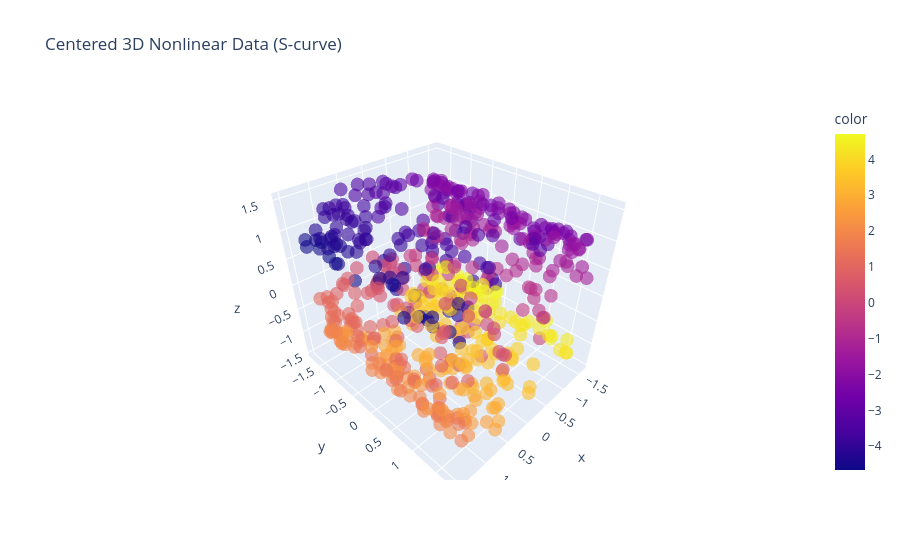
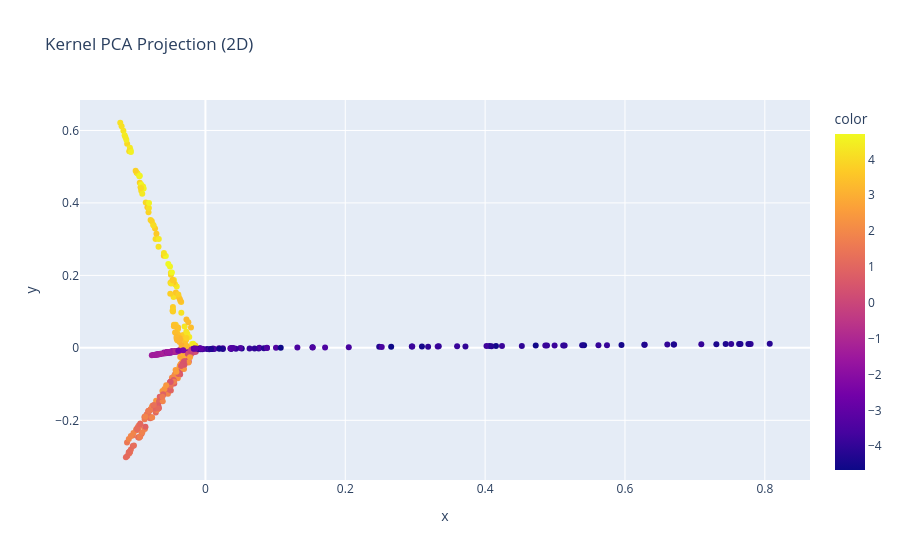
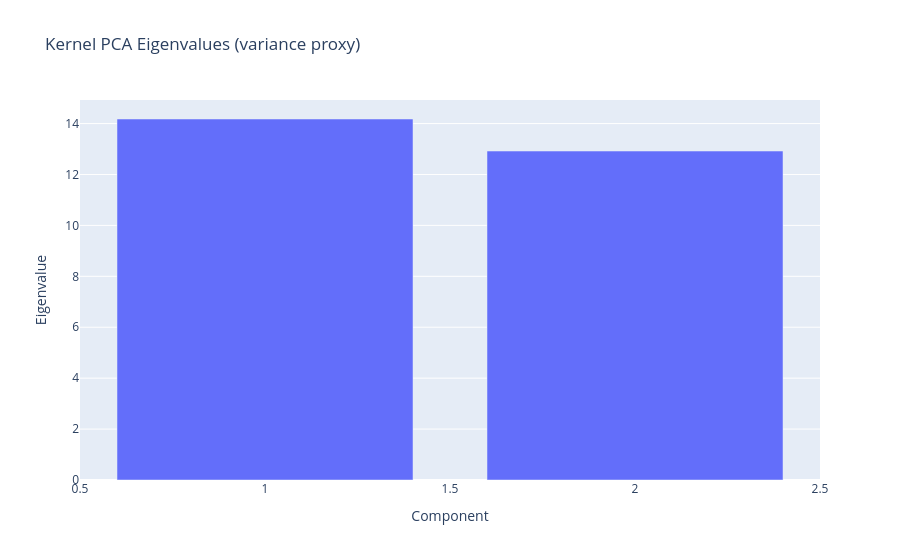

The code cell stored with these charts, in order, in its notebook:
### Markdown cell above
<a class="anchor" id="library"></a>
# 7. kernel PCA library

```python
# 1. Import Kernel PCA
from sklearn.decomposition import KernelPCA

kpca1 = KernelPCA(
    n_components=2,
    kernel="rbf", # "linear", "poly", "sigmoid", "cosine", "precomputed"
    gamma=0.1,
    degree=3,
    coef0=1,
    fit_inverse_transform=True
)

X_kpca = kpca1.fit_transform(X)
kpca1.eigenvalues_   # eigenvalues (variance proxy)
kpca1.eigenvectors_  # eigenvectors in kernel space (if available in version)


# 2. Available Kernels
KernelPCA(kernel="linear")
KernelPCA(kernel="rbf")
KernelPCA(kernel="poly")
KernelPCA(kernel="sigmoid")
KernelPCA(kernel="cosine")


# 3. RBF Kernel PCA (most common)
kpca2 = KernelPCA(
    n_components=2,
    kernel="rbf",
    gamma=0.5
)

X_kpca = kpca2.fit_transform(X)


# 4. Polynomial Kernel PCA
kpca3 = KernelPCA(
    n_components=2,
    kernel="poly",
    degree=3,
    gamma=1,
    coef0=1
)

X_kpca = kpca3.fit_transform(X)


# 5. Approx "explained variance" (via eigenvalues)
import numpy as np

kpca4 = KernelPCA(kernel="rbf")
X_kpca = kpca4.fit_transform(X)

kpca4.lambdas_ # proxy for variance per component


# 6. Inverse Transform (approx reconstruction)
kpca5 = KernelPCA(
    n_components=2,
    kernel="rbf",
    fit_inverse_transform=True
)

X_kpca = kpca5.fit_transform(X)
X_reconstructed = kpca5.inverse_transform(X_kpca)


# 7. Pipeline (recommended)
from sklearn.pipeline import Pipeline
from sklearn.preprocessing import StandardScaler

pipeline = Pipeline([
    ("scaler", StandardScaler()),
    ("kpca", KernelPCA(n_components=2, kernel="rbf"))
])

X_pipeline = pipeline.fit_transform(X)


# 8. Kernel PCA + Classification
from sklearn.svm import SVC

pipeline2 = Pipeline([
    ("scaler", StandardScaler()),
    ("kpca", KernelPCA(n_components=2, kernel="rbf")),
    ("clf", SVC())
])

pipeline2.fit(X, y)
pipeline2.score(X, y)


# 9. Kernel PCA for Visualization (2D)
import matplotlib.pyplot as plt

kpca9 = KernelPCA(n_components=2, kernel="rbf")
X_2d = kpca9.fit_transform(X)

plt.scatter(X_2d[:, 0], X_2d[:, 1], c=y)
plt.xlabel("PC1 (Kernel)")
plt.ylabel("PC2 (Kernel)")
plt.title("Kernel PCA Projection")
plt.show()


# 10. Tune gamma (RBF kernel sensitivity)
scores = []

for g in [0.01, 0.1, 1, 10]:
    kpca = KernelPCA(n_components=2, kernel="rbf", gamma=g)
    X_k = kpca.fit_transform(X)
    scores.append(X_k.shape)

print(scores)


# 11. Kernel PCA on Toy Nonlinear Data
from sklearn.datasets import make_circles

X, y = make_circles(n_samples=200, factor=0.3, noise=0.05)

kpca11 = KernelPCA(n_components=2, kernel="rbf", gamma=10)
X_kpca = kpca11.fit_transform(X)
```

### Code cell
# 1. Nonlinear 3D dataset (S-curve)
X, y = make_s_curve(n_samples=600, noise=0.05, random_state=42) # y not relevant but nice for colors

# center + scale
scaler = StandardScaler()
X_scaled = scaler.fit_transform(X)


# 2. Kernel PCA
kpca = KernelPCA(n_components=2,kernel="rbf",gamma=5,eigen_solver="auto")

X_kpca = kpca.fit_transform(X_scaled)

# eigenvalues (variance proxy)
eigvals = kpca.eigenvalues_


# 3. 3D scatter (centered data)
fig3d = px.scatter_3d(x=X_scaled[:, 0],y=X_scaled[:, 1],z=X_scaled[:, 2],opacity=0.6,color=y,title="Centered 3D Nonlinear Data (S-curve)")
fig3d.show()


# 4. 2D Kernel PCA projection
fig2d = px.scatter(x=X_kpca[:, 0],y=X_kpca[:, 1],color=y,title="Kernel PCA Projection (2D)")
fig2d.show()

# 5. Eigenvalues plot (importance of components)
fig_ev = px.bar(x=[1, 2],y=eigvals,labels={"x": "Component", "y": "Eigenvalue"},title="Kernel PCA Eigenvalues (variance proxy)")
fig_ev.show()

### Figure 1 — Plotly figure (JSON) as saved in the notebook; plotly's stock layout.template omitted (floating-point values rounded to 4 significant figures; data arrays with more than 128 entries replaced by an {"elided": "..."} marker saying what was removed)
{"data": [{"hovertemplate": "x=%{x}<br>y=%{y}<br>z=%{z}<br>color=%{marker.color}<extra></extra>", "legendgroup": "", "marker": {"color": {"elided": "600 float values"}, "coloraxis": "coloraxis", "opacity": 0.6, "symbol": "circle"}, "mode": "markers", "name": "", "scene": "scene", "showlegend": false, "type": "scatter3d", "x": {"elided": "600 float values"}, "y": {"elided": "600 float values"}, "z": {"elided": "600 float values"}}], "layout": {"coloraxis": {"colorbar": {"title": {"text": "color"}}, "colorscale": [[0, "#0d0887"], [0.1111, "#46039f"], [0.2222, "#7201a8"], [0.3333, "#9c179e"], [0.4444, "#bd3786"], [0.5556, "#d8576b"], [0.6667, "#ed7953"], [0.7778, "#fb9f3a"], [0.8889, "#fdca26"], [1, "#f0f921"]]}, "legend": {"tracegroupgap": 0}, "scene": {"domain": {"x": [0, 1], "y": [0, 1]}, "xaxis": {"title": {"text": "x"}}, "yaxis": {"title": {"text": "y"}}, "zaxis": {"title": {"text": "z"}}}, "title": {"text": "Centered 3D Nonlinear Data (S-curve)"}}}

### Figure 2 — Plotly figure (JSON) as saved in the notebook; plotly's stock layout.template omitted (floating-point values rounded to 4 significant figures; data arrays with more than 128 entries replaced by an {"elided": "..."} marker saying what was removed)
{"data": [{"hovertemplate": "x=%{x}<br>y=%{y}<br>color=%{marker.color}<extra></extra>", "legendgroup": "", "marker": {"color": {"elided": "600 float values"}, "coloraxis": "coloraxis", "symbol": "circle"}, "mode": "markers", "name": "", "orientation": "v", "showlegend": false, "type": "scatter", "x": {"elided": "600 float values"}, "xaxis": "x", "y": {"elided": "600 float values"}, "yaxis": "y"}], "layout": {"coloraxis": {"colorbar": {"title": {"text": "color"}}, "colorscale": [[0, "#0d0887"], [0.1111, "#46039f"], [0.2222, "#7201a8"], [0.3333, "#9c179e"], [0.4444, "#bd3786"], [0.5556, "#d8576b"], [0.6667, "#ed7953"], [0.7778, "#fb9f3a"], [0.8889, "#fdca26"], [1, "#f0f921"]]}, "legend": {"tracegroupgap": 0}, "title": {"text": "Kernel PCA Projection (2D)"}, "xaxis": {"anchor": "y", "domain": [0, 1], "title": {"text": "x"}}, "yaxis": {"anchor": "x", "domain": [0, 1], "title": {"text": "y"}}}}

### Figure 3 — Plotly figure (JSON) as saved in the notebook; plotly's stock layout.template omitted (floating-point values rounded to 4 significant figures)
{"data": [{"hovertemplate": "Component=%{x}<br>Eigenvalue=%{y}<extra></extra>", "legendgroup": "", "marker": {"color": "#636efa", "pattern": {"shape": ""}}, "name": "", "orientation": "v", "showlegend": false, "textposition": "auto", "type": "bar", "x": [1, 2], "xaxis": "x", "y": [14.18, 12.92], "yaxis": "y"}], "layout": {"barmode": "relative", "legend": {"tracegroupgap": 0}, "title": {"text": "Kernel PCA Eigenvalues (variance proxy)"}, "xaxis": {"anchor": "y", "domain": [0, 1], "title": {"text": "Component"}}, "yaxis": {"anchor": "x", "domain": [0, 1], "title": {"text": "Eigenvalue"}}}}
